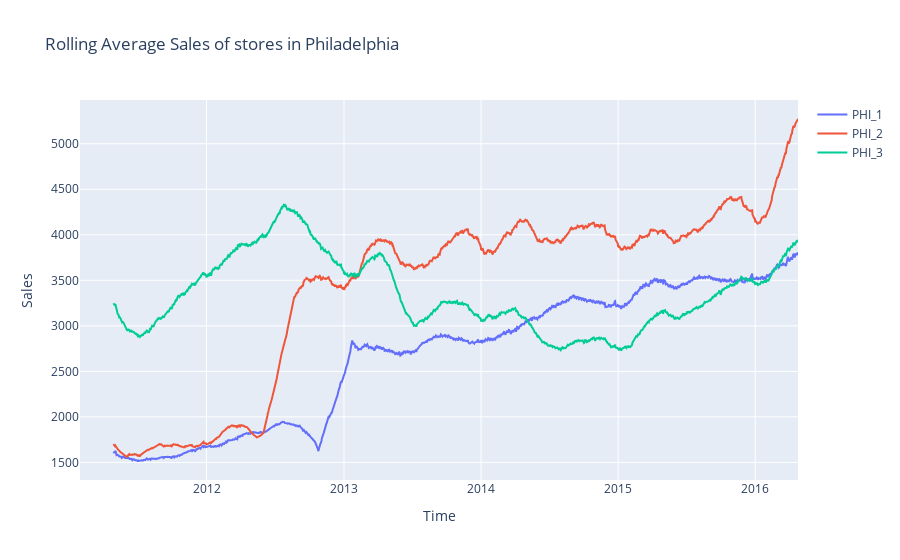

The cell this chart's notebook holds for it:
### Markdown cell above
### Média Movel de Vendas por Loja - Philadelphia

### Code cell
cols = [i for i in sales['store_code'].unique() if i.startswith('PHI_')]

fig = go.Figure()
for s in cols:
    store_items = [c for c in past_sales.columns if s in c]
    data = past_sales[store_items].sum(axis=1).rolling(90).mean()
    fig.add_trace(go.Scatter(x=dates, y=data, name=s))
    
fig.update_layout(yaxis_title="Sales", xaxis_title="Time", title="Rolling Average Sales of stores in Philadelphia")

### Figure 1 — Plotly figure (JSON) as saved in the notebook; plotly's stock layout.template omitted (floating-point values rounded to 4 significant figures; data arrays with more than 128 entries replaced by an {"elided": "..."} marker saying what was removed)
{"data": [{"name": "PHI_1", "type": "scatter", "x": {"elided": "1913 str values"}, "y": {"elided": "1913 float values"}}, {"name": "PHI_2", "type": "scatter", "x": {"elided": "1913 str values"}, "y": {"elided": "1913 float values"}}, {"name": "PHI_3", "type": "scatter", "x": {"elided": "1913 str values"}, "y": {"elided": "1913 float values"}}], "layout": {"title": {"text": "Rolling Average Sales of stores in Philadelphia"}, "xaxis": {"title": {"text": "Time"}}, "yaxis": {"title": {"text": "Sales"}}}}
